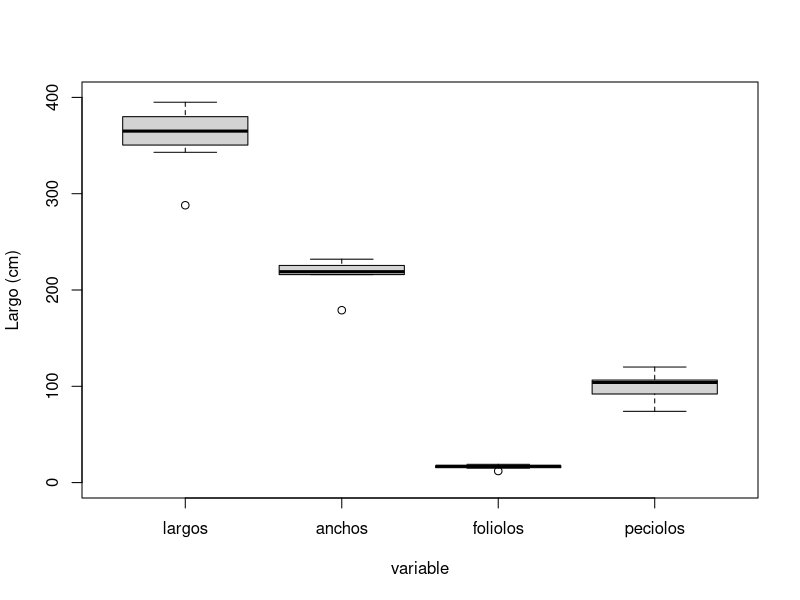
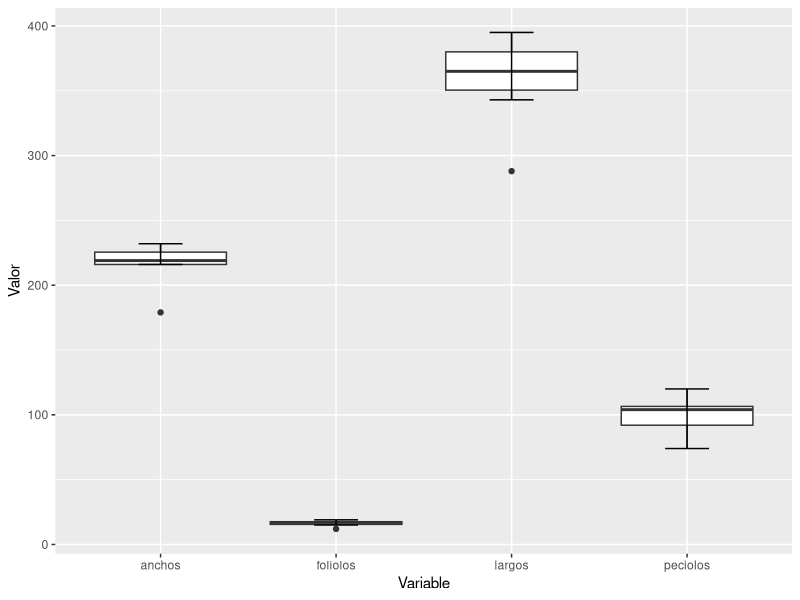
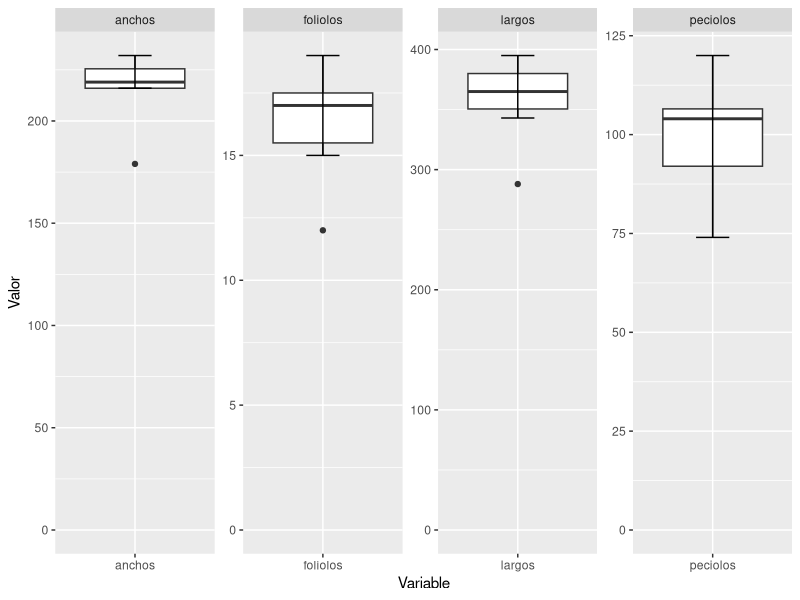

Write R code to recreate these figures, in order.
## ---- chunk 1
if(!require("tidyverse")){
    install.packages("tidyverse")
}
## ---- chunk 2
library("tidyverse")
library("lubridate")
library("ggplot2")
## ---- chunk 3
a <- 1
a
class(a)
## ---- chunk 4
a <- 1
a
class(a)
typeof(a)

a <- as.integer(a)
a
class(a) 
typeof(a) 

b <- 3.2
b
class(b) 
typeof(b)

c <- 1/7
c
class(c)

d <- (-b + sqrt(b^2 - 4*a*c) ) / ( 2*a )
d
class(d)

e <- (-b - sqrt(b^2 - 4*a*c) ) / ( 2*a )
e
class(e)
## ---- chunk 5
f <- "b"
f
class(f)

g <- "palabra"
g
class(g)

paste(f , g)
class(paste(f , g))
paste(f, g, sep = "-")
paste(b, g, sep = "-")
## ---- chunk 6
a
b
c
d

b > c 
class(b > c) 

b < c
b > c & a < d 
b > c | a < d 
! b > c | a < d
## ---- chunk 7
library("lubridate")
help(lubridate)
## ---- chunk 8
instante <- now()
instante

otroInstante <- now()
otroInstante 
diferencia <- otroInstante - instante
diferencia

class(instante) 
class(diferencia)

hoy <- today()
hoy
class(hoy)

paste("wday(hoy):", wday(hoy)) 
paste("mday(hoy):", mday(hoy)) 
paste("day(hoy):", day(hoy)) 
paste("yday(hoy):", yday(hoy)) 
paste("month(hoy):", month(hoy))
paste("week(hoy):", week(hoy)) 
paste("year(hoy):", year(hoy)) 
## ---- chunk 9
days(today() - dmy("23-08-70"))
## ---- chunk 10
x <- c(1, 7, 3)
y <- c(9, 4, 5.2)
x
class(x)
typeof(x)
y

x + y 
x - y 
x * y 
x / 2 
x %% y 
x %/% y
x ** y 
x ^ y  

z <- c(1, 2.5, 3/7)
z
z <- c(1, 2.5, 3/7, "f")
z
## ---- chunk 11
# Generan un vector con los elementos de la secuencia
vec1 <- c(1:10) # Desde : hasta También se puede 1:10 , pero no se recomienda.
vec2 <- seq(15,50,3) # Desde, hasta, cada
vec1
vec2
## ---- chunk 12
# Vector
x[2]
y[3]

# Se puede accedeer a un rango de datos
vec2[3:7]
vec2[c(2,5,9)]
## ---- chunk 13
s <- matrix(1:6, nrow = 2, ncol = 3)
t <- matrix(8:13, nrow = 2, ncol = 3)

s
t
## ---- chunk 14
matr <- cbind(x,y)
matr
## ---- chunk 15
matr2 <- rbind(x,y)
matr2
## ---- chunk 16
paste("s + t Es la suma término a término, ambas matrices deben tener las mismas dimensiones")
writeLines("\n")
s + t
## ---- chunk 17
paste("s * t Es el producto término a término, ambas matrices deben tener las mismas dimensiones")
writeLines("\n")
s * t
## ---- chunk 18
w <- matrix(12:17, nrow = 2, ncol = 3)
writeLines("\n")
paste("w")
w

z <- matrix(1:6, nrow = 3, ncol = 2)
writeLines("\n")
paste("z")
z

writeLines("\n")
paste("w %*% z Es el producto matricial, ej del primer valor 8*1 + 10*2 + 12*3 = 64")
writeLines("\n")
w %*% z
## ---- chunk 19
writeLines("\n")
paste("w %x% z Producto Kronecker")
writeLines("\n")
w %x% z
## ---- chunk 20
s
t

# Un elemento de celda, contando los elementos desde el inicio
s[1]
t[3]

# Un elemento de celda, con referencia de fila y columna. Coordenadas. [fila,columna]
s[1,2]
t[2,3]


# Una fila
s[1,] 
t[2,]

# Una columna
s[,1] 
t[,3] 
## ---- chunk 21
# Crear vectores, pueden tener diferente longitud. También se puede hacer desde un solo vector.
vector1 <- c(5,9,3)
vector2 <- c(10,11,12,13,14,15)
vector3 <- c(16,17,18,19,20,21,22,23,24,25,26,27,28,29,30)

# Usar los vectores creados para armar la matriz.
unArray3D <- array(c(vector1,vector2,vector3), dim = c(4,3,2))
unArray3D

class(unArray3D)
typeof(unArray3D)
## ---- chunk 22
unArray3D[3,1,2]

writeLines("\n")
unArray3D[,,1]

writeLines("\n")
unArray3D[,2,]
## ---- chunk 23
h <- list(12, s, t, w, z, now(), y, TRUE)
h
class(h)
## ---- chunk 24
t <- s
s
t
writeLines("\n")
s[2,2] <- 15
s
t
writeLines("\n")
h
## ---- chunk 25
unaLista <- list(nombre = "Rafael", apellido = "Mac Donough", fechaDeNacimiento = ymd("1970-08-23"), dni = 21486775, esHombre = TRUE)
unaLista$fechaDeNacimiento
writeLines("")
unaLista[2]
unaLista$dni
## ---- chunk 26
h[[3]]
h[[6]]
h[[7]]
h[[8]]
## ---- chunk 27
unDataFrame1 <- data.frame(
  "entero" = 1:4, 
  "factor" = factor(c("a", "b", "c", "d")), 
  "numero" = c(1.2, 3.4, 4.5, 5.6),
  "cadena" = c("en", "fe", "go", "hu")
)
str(unDataFrame1)
unDataFrame1
## ---- chunk 28
unDataFrame1[[1]] # Toda la columna 1
writeLines("")
unDataFrame1$factor # Toda la columna factor
writeLines("")
unDataFrame1[[4,3]] # fila, columna
writeLines("")
unDataFrame1[[3]][4] # Toda la columna 3 y luego dentro de ella extraigo el elemento 4
writeLines("")
unDataFrame1[[1]][2] # Toda la columna 1 y luego dentro de ella extraigo el elemento 2
writeLines("")
unDataFrame1$cadena[3]  # Toda la columna cadena y luego dentro de ella extraigo el elemento 3
## ---- chunk 29
largos <- c(288,358,343,365,379,395,381)
anchos <- c(179,216,216,219,221,232,230)
foliolos <- c(12,15,18,16,17,17,19)
peciolos <- c(89,74,108,105,104,120,95)
## ---- chunk 30
class(largos)
## ---- chunk 31
sum(largos)
length(largos)
mean(largos)
max(largos)
min(largos)
#median(largos)
#sd(largos)
#var(largos)
## ---- chunk 32
# Sumatoria
# Itera sobre los elemntos de un vector directamente
suma <- 0 
for (i in largos) {
  suma <- suma + i
}
suma
# Itera los índices de un vector y accede a los elementos a través del índice. En R todo está optimizzadopara trabajar como en el ejemplo anterior, directamente sobre los objetos del vector, lista, matriz, array, etc.
suma2 <- 0 
for (i in 1:length(largos)) {
  suma2 <- suma2 + largos[i]
}
suma2
# length , largo del vector (cantidad de elementos que lo componen)
n <- 0 
for (i in largos) {
  n <- n + 1
}
n
# media o promedio de todos los valores del vector
media <- suma / n
media
# valor máximo del vector
maxi <- largos[1] 
for (i in largos) {
  if (maxi < i) {
    maxi <- i
  }
}
maxi
# valor mínimo del vector
mini <- largos[1]
for (i in largos) {
  if (mini > i){
    mini <- i
  }
}
mini
## ---- chunk 33
# La función sort ordena los elementos de un vector
sort(largos)

# y lo hace de la siguiente manera
largosOrd <- largos
for (i in 2:length(largosOrd)) {
  v <- largosOrd[i]
  j <- i
  while ((j > 1) & (largosOrd[j-1] > v)) {
    largosOrd[j] <- largosOrd[j-1]
    largosOrd[j-1] <- v
    j <- j-1
  }
}
largosOrd
# largos
## ---- chunk 34
if (length(largosOrd) %% 2 == 0) {
  (largosOrd[length(largosOrd) / 2] + largosOrd[(length(largosOrd) / 2) + 1]) / 2
} else {
  largosOrd[(length(largosOrd) / 2) + 1]
  }
## ---- chunk 35
calcularMediana <- function(unVector) {
  vectorOrdenado <- sort(unVector)
  if (length(vectorOrdenado) %% 2 == 0) {
    (vectorOrdenado[length(vectorOrdenado) / 2] + vectorOrdenado[(length(vectorOrdenado) / 2) + 1]) / 2
  } else {
    vectorOrdenado[(length(vectorOrdenado) / 2) + 1]
  }
}
## ---- chunk 36
# source("funciones/calcularMediana.R")
## ---- chunk 37
calcularMediana(largos)
median(largos)
calcularMediana(anchos)
median(anchos)
calcularMediana(foliolos)
median(foliolos)
calcularMediana(peciolos)
median(peciolos)
## ---- chunk 38
methods("median")
## ---- chunk 39
getAnywhere('median.default')
## ---- chunk 40
help("median")
## ---- chunk 41
unVector <- 5:10
unVector
otroVector <- factorial(unVector)
otroVector
mediaOtroVector <- mean(otroVector)
mediaOtroVector
unaFecha <- as.Date(mediaOtroVector)
unaFecha
## ---- chunk 42
5:10 %>% factorial() %>% mean() %>% as.Date()
## ---- chunk 43
dfHojas <- data.frame(largos, anchos, foliolos, peciolos)
dfHojas
## ---- chunk 44
boxplot(dfHojas, ylim=c(0,400), ylab = "Largo (cm)", xlab= "variable")
#boxplot(largos, ylim=c(0,460), ylab = "Largo (cm)", xlab= "muestra")
## ---- chunk 45
variables <- variable.names(dfHojas)[1:4]
tibbleHojas <- dfHojas %>% pivot_longer(variables, names_to = "Variable", values_to = "Valor")
tibbleHojas
## ---- chunk 46
grafico <- ggplot(tibbleHojas) +
  aes(x= Variable, y = Valor) +
  geom_boxplot() +
  stat_boxplot(geom = "errorbar",
               width = 0.25)
grafico
## ---- chunk 47
tibbleHojas <- tibbleHojas %>% group_by(tibbleHojas$Variable)
grafico <- ggplot(tibbleHojas) +
  aes(x= Variable, y = Valor) +
  geom_boxplot() +
  stat_boxplot(geom = "errorbar",
               width = 0.25) +
  ylim(0,NA) +
  facet_wrap(vars(Variable), nrow = 1, scales = "free")
grafico
